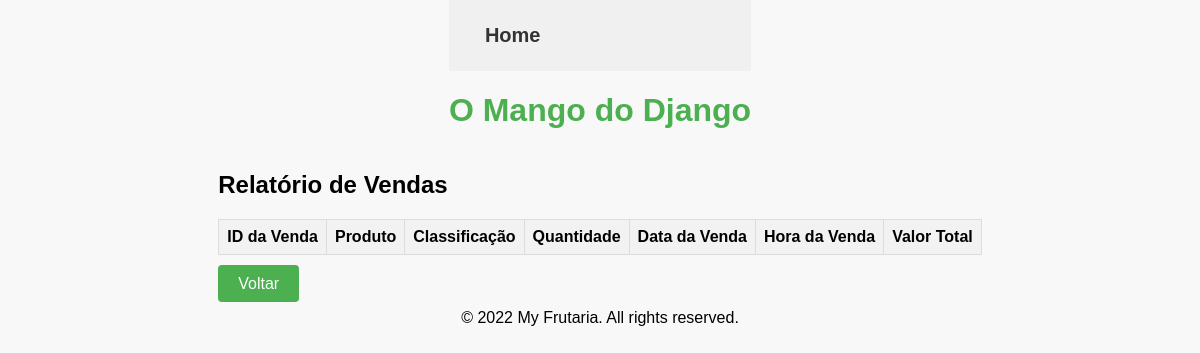
Page /relatorioVendedor/22/ on the earlier database version.
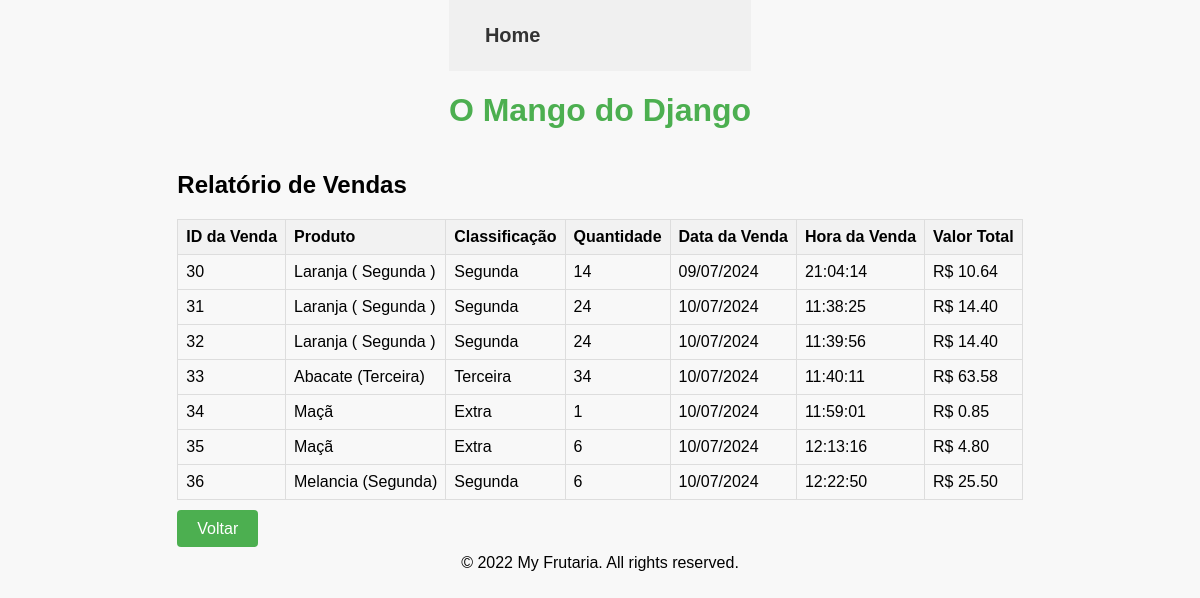
Same page on the later database version.
### frutaria/models.py (models this page shows)
class Vendas(models.Model):
    fruta = models.ForeignKey(Fruta, on_delete=models.CASCADE)
    qtd_vendida = models.IntegerField()
    vendedor_id = models.PositiveIntegerField()
    valor_venda = models.FloatField(default=0.00)
    data_venda = models.DateTimeField(auto_now_add=True)

class Fruta(models.Model):
    nome = models.CharField(max_length=100)
    classificacao = models.CharField(max_length=100)
    fresca = models.BooleanField(default=True)
    qtd_estoque = models.IntegerField()
    preco = models.FloatField(default=0.00)

### frutaria/views.py (the view)
# urls.py: path('relatorioVendedor/<int:vendedor>/', views.relatorioVendedor, name='relatorioVendedor'),
def relatorioVendedor(request, vendedor):
    vendas = Vendas.objects.filter(vendedor_id=vendedor)
    return render(request, 'relatorio_vendas.html', {'vendas': vendas, 'vendedor_id': vendedor})

### frutaria/templates/relatorio_vendas.html
{% extends 'base.html' %}
{% block content %}
    <h2>Relatório de Vendas</h2>
    <table class="tabela-vendas">
        <thead>
            <tr>
                <th>ID da Venda</th>
                <th>Produto</th>
                <th>Classificação</th>
                <th>Quantidade</th>
                <th>Data da Venda</th>
                <th>Hora da Venda</th>
                <th>Valor Total</th>
            </tr>
        </thead>
        <tbody>
            {% for venda in vendas %}
            <tr>
                <td>{{ venda.id }}</td>
                <td>{{ venda.fruta.nome }}</td>
                <td>{{ venda.fruta.classificacao }}</td>
                <td>{{ venda.qtd_vendida }}</td>
                <td>{{ venda.data_venda|date:"d/m/Y" }}</td>
                <td>{{ venda.data_venda|date:"H:i:s" }}</td>
                <td>R$ {{ venda.valor_venda | floatformat:2 }}</td>
            </tr>
            {% endfor %}
        </tbody>
    </table>
    <a href="{% url 'sale' vendedor_id %}" class="botao">Voltar</a>
{% endblock %}

Differences in the rows shown:
added Vendas: id "30", fruta.nome "Laranja ( Segunda )", fruta.classificacao "Segunda", qtd_vendida "14", data_venda "09/07/2024", data_venda "21:04:14", valor_venda "10.64"
added Vendas: id "31", fruta.nome "Laranja ( Segunda )", fruta.classificacao "Segunda", qtd_vendida "24", data_venda "10/07/2024", data_venda "11:38:25", valor_venda "14.40"
added Vendas: id "32", fruta.nome "Laranja ( Segunda )", fruta.classificacao "Segunda", qtd_vendida "24", data_venda "10/07/2024", data_venda "11:39:56", valor_venda "14.40"
added Vendas: id "33", fruta.nome "Abacate (Terceira)", fruta.classificacao "Terceira", qtd_vendida "34", data_venda "10/07/2024", data_venda "11:40:11", valor_venda "63.58"
added Vendas: id "34", fruta.nome "Maçã", fruta.classificacao "Extra", qtd_vendida "1", data_venda "10/07/2024", data_venda "11:59:01", valor_venda "0.85"
added Vendas: id "35", fruta.nome "Maçã", fruta.classificacao "Extra", qtd_vendida "6", data_venda "10/07/2024", data_venda "12:13:16", valor_venda "4.80"
added Vendas: id "36", fruta.nome "Melancia (Segunda)", fruta.classificacao "Segunda", qtd_vendida "6", data_venda "10/07/2024", data_venda "12:22:50", valor_venda "25.50"
